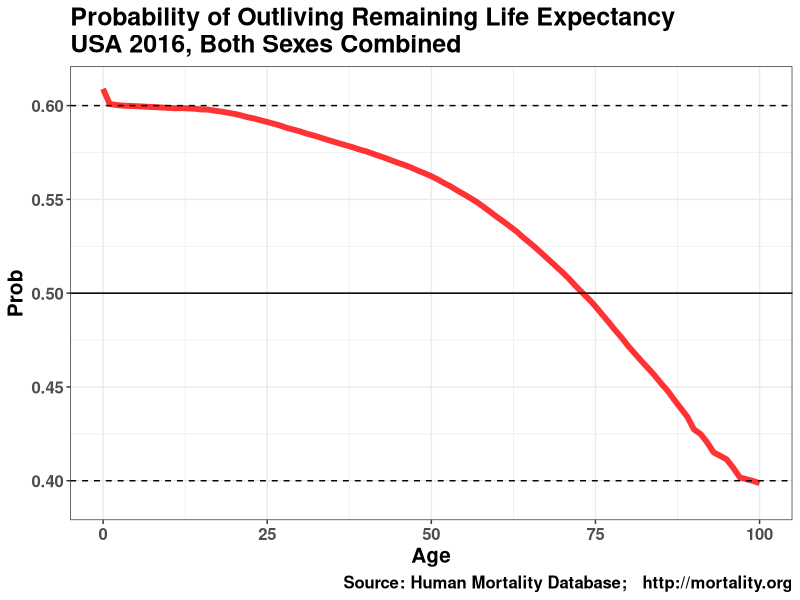

This figure's R source:
#---------------------------------------------
# Carl Schmertmann
# created 21 Oct 18
# altered 21 Oct 18
#
# probability of outliving e(x)
#---------------------------------------------

rm(list=ls())
library(tidyverse)

ages = 0:110

USA = read.table('USA_bltper_1x1.txt', skip=2, stringsAsFactors = FALSE,
                  header=TRUE)
USA$Age = ages # make Age numeric

USA$PopName = 'USA'

# function to take a data.frame composed of one country-year
# life table and return the probabilities of surviving longer
# than e(x) at each age x in 0...100


df = USA %>%
           group_by(Year) %>%
           mutate(aad=Age+ex,
                  lx_aad= approx(x=Age,y=lx,xout=aad)$y,
                  p_outlive = lx_aad/lx)

keep.df = df %>%
           ungroup() %>%
           filter(Year %in% 2016) 


G = ggplot(data=keep.df,
       aes(x=Age, y=p_outlive)) + 
       geom_line(lwd=2,alpha=.80, color='red') + 
       geom_hline(yintercept = c(.40,.50,.60), lty=c(2,1,2)) + 
       xlim(0,100) + 
       ylim(.39,.61) +
       labs(title='Probability of Outliving Remaining Life Expectancy\nUSA 2016, Both Sexes Combined',
            x='Age', y='Prob',
            caption='Source: Human Mortality Database;   http://mortality.org') +
       scale_color_manual(values=c('red','royalblue','darkgreen')) +
       theme_bw() +
       theme(text=element_text(face='bold', size=15))

G


ggsave(file='outlive-ex.png', height=8, width=8)
